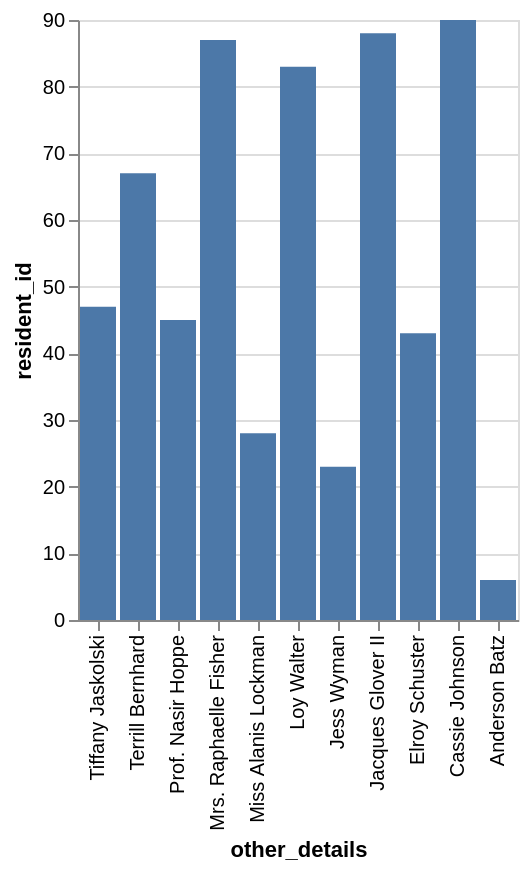

Vega-Lite specification for this chart:
### Vega-Lite specification from a JSON file in a GitHub repository (floating-point values rounded to 4 significant figures)
{"data": {"values": [{"x_data": "Tiffany Jaskolski", "y_data": 47}, {"x_data": "Terrill Bernhard", "y_data": 67}, {"x_data": "Prof. Nasir Hoppe", "y_data": 45}, {"x_data": "Mrs. Raphaelle Fisher", "y_data": 87}, {"x_data": "Miss Alanis Lockman", "y_data": 28}, {"x_data": "Loy Walter", "y_data": 83}, {"x_data": "Jess Wyman", "y_data": 23}, {"x_data": "Jacques Glover II", "y_data": 88}, {"x_data": "Elroy Schuster", "y_data": 43}, {"x_data": "Cassie Johnson", "y_data": 90}, {"x_data": "Anderson Batz", "y_data": 6}]}, "mark": "bar", "encoding": {"x": {"field": "x_data", "type": "nominal", "title": "other_details", "sort": "descending"}, "y": {"field": "y_data", "type": "quantitative", "title": "resident_id"}}}
